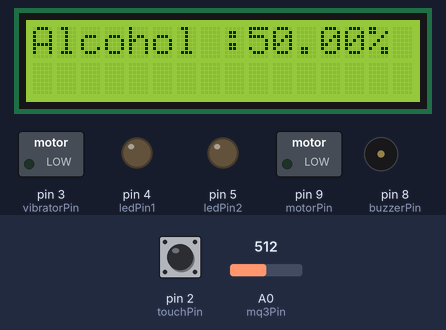
The sketch below on a simulated Arduino Uno, built with avr-gcc and run on an emulated ATmega328P. Shown: 16×2 character LCD, switched loads named in the sketch (green lamp = pin HIGH), output pins drawn as LEDs (lit = HIGH), buzzer (waves = sounding, pin HIGH). The inputs (shaded band) are chosen by the test bench; at power-on: pin 2 (touchPin) HIGH, A0 (mq3Pin) = 512. The modem accepts every AT command (registered, SIM ready, sends succeed) and sends nothing else; what the sketch prints to the serial monitor is not drawn.

Above: at 4.2 s.
4.3 s: pin 2 (touchPin) pulled LOW for 3 s
At 7.6 s:
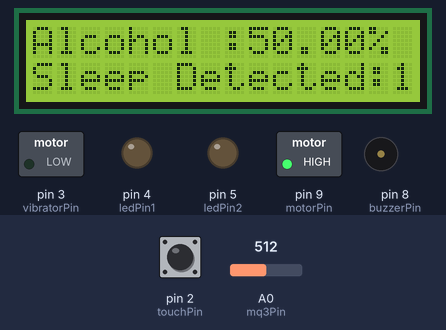
14.9 s: A0 (mq3Pin) set to 716
At 21.8 s:
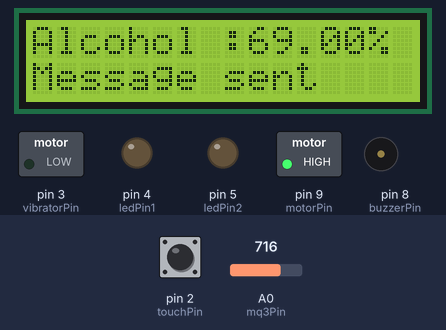
22.5 s: A0 (mq3Pin) set to 900
At 23.5 s:
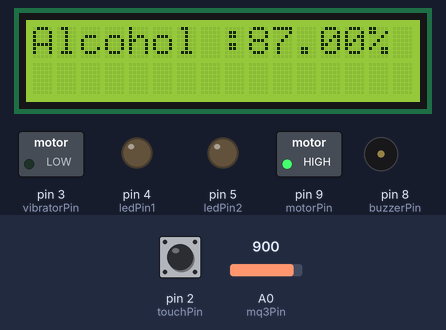
27.0 s: A0 (mq3Pin) set to 330
At 28.1 s:
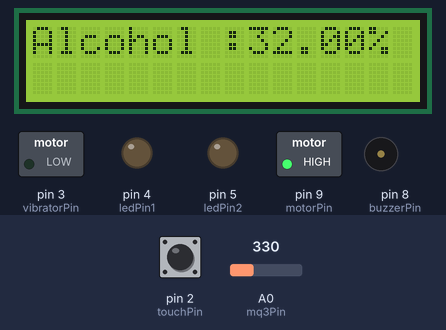
31.5 s: A0 (mq3Pin) set to 302
At 32.8 s:
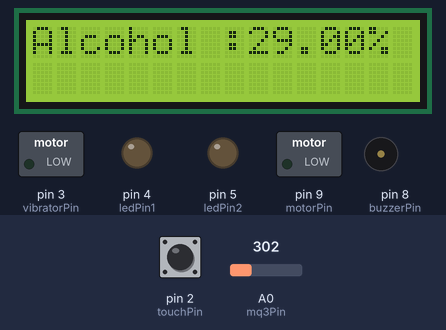
36.0 s: pin 2 (touchPin) pulled LOW for 3 s
At 36.7 s:
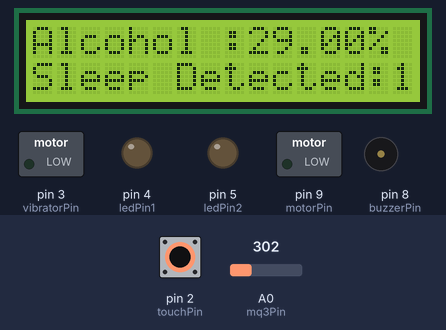
Timing chart, 0 to 39.0 s (numbered marks = the images above; inputs shaded):
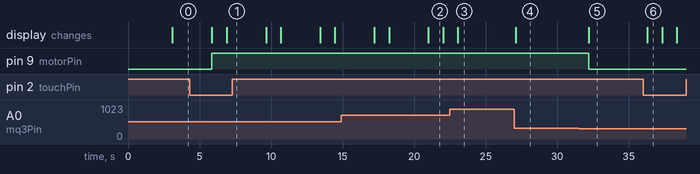

The sketch:

alchohol.ino
```cpp
#include <Wire.h>
#include <LiquidCrystal_I2C.h>
#include <SoftwareSerial.h>

LiquidCrystal_I2C lcd(0x27, 16, 2); // LCD setup, adjust the address accordingly

const int touchPin = 2;    // Digital pin connected to the touch sensor
const int mq3Pin = A0;     // Analog pin connected to the MQ-3 sensor
const int motorPin = 9;    // Digital pin connected to the Relay
const int buzzerPin = 8;  // Digital pin connected to the buzzer
const int ledPin1 = 4;    // Digital pin connected to the first LED
const int ledPin2 = 5;    // Digital pin connected to the second LED
const int vibratorPin = 3; // Digital pin connected to the vibrator

int touchCounter = 0;     // Counter to keep track of touch sensor LOW states


// Declare functions
void sendSMS(String message);

int flag=0;
String url;
// SIM800A configuration
SoftwareSerial sim800a(11,10 ); // RX, TX connect TX, RX


SoftwareSerial gpsSerial(12, 13);  // RX, TX connect TX, RX


void setup() {
  lcd.begin();
  lcd.backlight();

  pinMode(touchPin, INPUT);   // Set touch sensor pin as input
  pinMode(motorPin, OUTPUT);  // Set motor pin as output
  pinMode(buzzerPin, OUTPUT); // Set buzzer pin as output
  pinMode(ledPin1, OUTPUT);   // Set first LED pin as output
  pinMode(ledPin2, OUTPUT);   // Set second LED pin as output
  pinMode(vibratorPin, OUTPUT); // Set vibrator pin as output

  Serial.begin(9600); // Initialize serial communication with PC
  sim800a.begin(9600); // Initialize SIM800A communication

    Serial.begin(9600); // Serial monitor baud rate
  gpsSerial.begin(9600); // GPS module baud rate

  lcd.print("System Started");

  delay(3000);
}

void loop() {

  float alcoholConcentration = analogRead(mq3Pin);
  alcoholConcentration=map(alcoholConcentration, 0, 1023, 0, 100);

  // Print the alcohol concentration
  Serial.print("Alcohol Concentration: ");
  Serial.print(alcoholConcentration);
  Serial.println(" %");

  // Display sensor values on the LCD
  lcd.clear();
  lcd.print("Alcohol :");
  lcd.print(alcoholConcentration);
  lcd.print("%");
  // Read the state of the touch sensor
  int touchState = digitalRead(touchPin);

  // Print the state of the touch sensor
  Serial.print("Touch Sensor State: ");
  if (touchState == LOW) {
    Serial.println("LOW");

  } else {
    Serial.println("HIGH");
  }

  // Check if any sensor is triggered or alcohol concentration is more than 20
  if (touchState == LOW ) {
    // Increment the touch counter
    touchCounter++;

    lcd.setCursor(0, 1);// 0 is column 1 is row
    lcd.print("Sleep Detected:");
    lcd.print(touchCounter);
    // Check if the touch sensor count is 3 or alcohol concentration is above the threshold, make the vibrator vibrate
    if (touchCounter > 3 ) {
      digitalWrite(vibratorPin, HIGH);
      delay(100);
      digitalWrite(vibratorPin, LOW);
      delay(100);

    }


    // Check if the touch sensor count is more than 10 and alcohol detected, stop the motor and turn on the lights and buzzer
    if (touchCounter > 5 ) {
      digitalWrite(ledPin1, HIGH);
      digitalWrite(ledPin2, HIGH);
      digitalWrite(buzzerPin, HIGH); // Send SMS indicating the emergency status
      //sendSMS("Emergency: Motor Stopped and Lights On");
       lcd.setCursor(0, 1); //0 is column 1 is row
    lcd.print("The Car Stopped  ");
    }
  } else {
    // Reset the touch counter and alcohol detection flag when the touch sensor is not LOW
    touchCounter = 0;

    digitalWrite(vibratorPin, LOW); // Turn off the vibrator
    digitalWrite(buzzerPin, LOW); // Turn off the buzzer
    digitalWrite(ledPin1, LOW); // Turn off the first LED
    digitalWrite(ledPin2, LOW); // Turn off the second LED
  }

  if(alcoholConcentration>30 && flag<5)
  {
      sendSMS("Alocohol detected at location : "+url);
      flag++;
      lcd.setCursor(0, 1);
      lcd.print("Message sent");

  }

  if(gpsSerial.available()) {
    String sentence = gpsSerial.readStringUntil('\n');
    if (sentence.startsWith("$GPGGA")) {
      // Split the sentence into individual fields
      String fields[15];
      int fieldCount = 0;
      int startIndex = 0;
      for (int i = 0; i < sentence.length(); i++) {
        if (sentence.charAt(i) == ',') {
          fields[fieldCount] = sentence.substring(startIndex, i);
          fieldCount++;
          startIndex = i + 1;
        }
      }

      // Extract latitude and longitude
      String latitude = fields[2];
      String longitude = fields[4];

      // Print latitude and longitude
      float lon = atof(longitude.c_str()) / 100;
      float latu = atof(latitude.c_str()) / 100;

      // Concatenate the string values and store them in the 'url' variable
      url = "https://www.google.com/maps/@";
      url += String(latu, 7);
      url += ",";
      url += String(lon, 7);
      url += ",15z";

      // Print the GPS location to the serial monitor
      Serial.println(url);
    }
  }
    if(alcoholConcentration>30 || touchCounter > 5)
  {
     digitalWrite(motorPin, HIGH);
  }
  else
  {
    digitalWrite(motorPin, LOW); // Spin the motor
  }
 delay(1000);
}


void sendSMS(String message) {
  sim800a.println("AT+CMGF=1"); // Set the GSM module to SMS mode
  delay(100);
  sim800a.println("AT+CMGS=\"+91123456789\""); // Replace +1234567890 with the recipient's phone number
  delay(100);
  sim800a.println(message); // The content of the message
  delay(100);
  sim800a.println((char)26); // ASCII code of CTRL+Z to send the message
  delay(1000);
  sendSMS1(message);
}

void sendSMS1(String message) {
  sim800a.println("AT+CMGF=1"); // Set the GSM module to SMS mode
  delay(100);
  sim800a.println("AT+CMGS=\"+91123456789\""); // Replace +1234567890 with the recipient's phone number
  delay(100);
  sim800a.println(message); // The content of the message
  delay(100);
  sim800a.println((char)26); // ASCII code of CTRL+Z to send the message
  delay(1000);
}

// Function to display GPS location
void displayGPSLocation() {
  // Print the GPS location to the serial monitor
  Serial.println(url);
}
```

Measured:
- the behaviour switches between 318 and 317 on A0 (mq3Pin) (found by bisection; images 4 and 5)
- after the input at 4.3 s, the display: first differs from a run without the input after 2.6 s (image 1)
- after the input at 14.9 s, the display: first differs from a run without the input after 3.3 s (image 2 shows a later state)
- after the input at 22.5 s, the display: changes after 0.54 s (image 3)
- after the input at 27.0 s, the display: changes after 0.11 s (image 4)
- after the input at 31.5 s, pin 9 (motorPin): HIGH → LOW after 0.70 s; the display: changes after 0.70 s (image 5)
- after the input at 36.0 s, the display: changes after 0.29 s (image 6)
